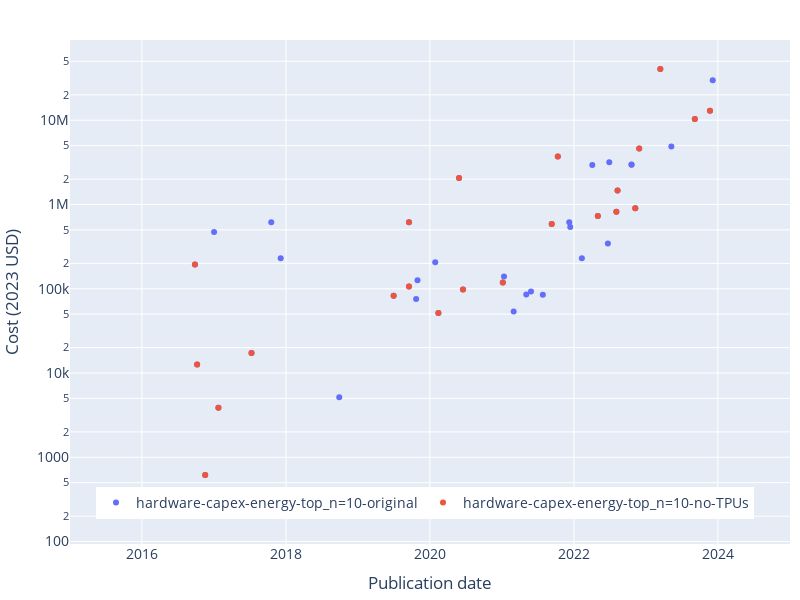

The notebook cell this image was saved under:
### Code cell
fig = px.scatter(
    combined_cost_df,
    x='Publication date',
    y=col,
    color='Source',
    hover_data=['System'],
    log_y=True,
)
fig.update_traces(textposition='top center')

# legend
fig.update_layout(
    legend_title_text='',
    legend=dict(
        orientation='h',
        yanchor='bottom',
        y=0.05,
        xanchor='right',
        x=0.95,
    ),
)

# axis labels
fig.update_xaxes(title_text='Publication date')
fig.update_yaxes(title_text='Cost (2023 USD)')

# title
fig.update_layout(title_text='')

# update size
fig.update_layout(
    autosize=False,
    width=800,
    height=600,
    title_font=dict(
        size=16,
    )
)

# font size
fig.update_layout(
    font=dict(
        size=14,
    )
)

# axis limits
fig.update_xaxes(range=['2015-01-01', '2025-01-01'])

# margins
fig.update_layout(margin=dict(l=10, r=10, t=40, b=10))

save_plot(fig, results_dir, 'cost_scatter_comparison')

fig.show()

### Figure 1 — Plotly figure (JSON) as saved in the notebook; plotly's stock layout.template omitted (floating-point values rounded to 4 significant figures)
{"data": [{"customdata": [["Gemini 1.0 Ultra"], ["Inflection-2"], ["Grok-1"], ["Falcon-180B"], ["Claude 2"], ["PaLM 2"], ["GPT-4"], ["GPT-3.5 (text-davinci-003)"], ["BLOOM-176B"], ["U-PaLM (540B)"], ["Flan-PaLM 540B"], ["BlenderBot 3"], ["GLM-130B"], ["Minerva (540B)"], ["Parti"], ["OPT-175B"], ["PaLM (540B)"], ["Chinchilla"], ["ST-MoE"], ["LaMDA"], ["AlphaCode"], ["ERNIE 3.0 Titan"], ["GLaM"], ["Gopher (280B)"], ["Yuan 1.0"], ["Megatron-Turing NLG 530B"], ["HyperCLOVA 82B"], ["GOAT"], ["ByT5-XXL"], ["ProtT5-XXL"], ["Meta Pseudo Labels"], ["Switch"], ["DALL-E"], ["mT5-XXL"], ["iGPT-XL"], ["GPT-3 175B (davinci)"], ["Turing-NLG"], ["Meena"], ["OpenAI Five"], ["OpenAI Five Rerun"], ["AlphaStar"], ["T5-11B"], ["Megatron-BERT"], ["Megatron-LM (8.3B)"], ["RoBERTa Large"], ["XLNet"], ["GPT-2 (1.5B)"], ["BigGAN-deep 512x512"], ["FTW"], ["ResNeXt-101 32x48d"], ["AlphaZero"], ["AlphaGo Zero"], ["OpenAI TI7 DOTA 1v1"], ["JFT"], ["MoE"], ["Libratus"], ["AlphaGo Master"], ["PolyNet"], ["NASv3 (CIFAR-10)"], ["Xception"], ["GNMT"], ["AlphaGo Lee"], ["ResNet-152 (ImageNet)"], ["DeepSpeech2 (English)"]], "hovertemplate": "Source=hardware-capex-energy-top_n=10-original<br>Publication date=%{x}<br>Cost (inflation-adjusted)=%{y}<br>System=%{customdata[0]}<extra></extra>", "legendgroup": "hardware-capex-energy-top_n=10-original", "marker": {"color": "#636efa", "symbol": "circle"}, "mode": "markers", "name": "hardware-capex-energy-top_n=10-original", "orientation": "v", "showlegend": true, "textposition": "top center", "type": "scatter", "x": ["2023-12-06", "2023-11-22", "2023-11-04", "2023-09-06", "2023-07-11", "2023-05-10", "2023-03-15", "2022-11-28", "2022-11-08", "2022-10-20", "2022-10-20", "2022-08-10", "2022-08-04", "2022-06-29", "2022-06-22", "2022-05-02", "2022-04-04", "2022-03-29", "2022-02-17", "2022-02-10", "2022-02-02", "2021-12-23", "2021-12-13", "2021-12-08", "2021-10-12", "2021-10-11", "2021-09-10", "2021-07-27", "2021-05-28", "2021-05-04", "2021-03-01", "2021-01-11", "2021-01-05", "2020-10-20", "2020-06-17", "2020-05-28", "2020-02-13", "2020-01-28", "2019-12-13", "2019-12-13", "2019-10-30", "2019-10-23", "2019-09-17", "2019-09-17", "2019-07-01", "2019-06-01", "2019-02-14", "2018-09-28", "2018-07-03", "2018-05-02", "2017-12-05", "2017-10-18", "2017-08-11", "2017-07-10", "2017-01-23", "2017-01-01", "2017-01-01", "2016-11-17", "2016-11-05", "2016-10-07", "2016-09-26", "2016-01-27", "2015-12-10", "2015-12-08"], "xaxis": "x", "y": [29830000.0, 12960000.0, null, 10340000.0, null, 4866000.0, 40590000.0, 4626000.0, 901100.0, 2974000.0, 2962000.0, 1465000.0, 820300.0, 3181000.0, 344900.0, 731700.0, 2946000.0, null, null, 229900.0, null, null, 541400.0, 616600.0, null, 3704000.0, 586400.0, 84800.0, 92450.0, 85700.0, 53840.0, 139700.0, 118400.0, null, 98080.0, 2057000.0, 51660.0, 206800.0, null, null, 125800.0, 75520.0, 615500.0, 106100.0, 82770.0, null, null, 5170.0, null, null, 229900.0, 613500.0, null, 17240.0, 3864.0, null, 471400.0, 615.5, null, 12620.0, 193800.0, null, null, 206.3], "yaxis": "y"}, {"customdata": [["Gemini 1.0 Ultra"], ["Inflection-2"], ["Grok-1"], ["Falcon-180B"], ["Claude 2"], ["PaLM 2"], ["GPT-4"], ["GPT-3.5 (text-davinci-003)"], ["BLOOM-176B"], ["U-PaLM (540B)"], ["Flan-PaLM 540B"], ["BlenderBot 3"], ["GLM-130B"], ["Minerva (540B)"], ["Parti"], ["OPT-175B"], ["PaLM (540B)"], ["Chinchilla"], ["ST-MoE"], ["LaMDA"], ["AlphaCode"], ["ERNIE 3.0 Titan"], ["GLaM"], ["Gopher (280B)"], ["Yuan 1.0"], ["Megatron-Turing NLG 530B"], ["HyperCLOVA 82B"], ["GOAT"], ["ByT5-XXL"], ["ProtT5-XXL"], ["Meta Pseudo Labels"], ["Switch"], ["DALL-E"], ["mT5-XXL"], ["iGPT-XL"], ["GPT-3 175B (davinci)"], ["Turing-NLG"], ["Meena"], ["OpenAI Five"], ["OpenAI Five Rerun"], ["AlphaStar"], ["T5-11B"], ["Megatron-BERT"], ["Megatron-LM (8.3B)"], ["RoBERTa Large"], ["XLNet"], ["GPT-2 (1.5B)"], ["BigGAN-deep 512x512"], ["FTW"], ["ResNeXt-101 32x48d"], ["AlphaZero"], ["AlphaGo Zero"], ["OpenAI TI7 DOTA 1v1"], ["JFT"], ["MoE"], ["Libratus"], ["AlphaGo Master"], ["PolyNet"], ["NASv3 (CIFAR-10)"], ["Xception"], ["GNMT"], ["AlphaGo Lee"], ["ResNet-152 (ImageNet)"], ["DeepSpeech2 (English)"]], "hovertemplate": "Source=hardware-capex-energy-top_n=10-no-TPUs<br>Publication date=%{x}<br>Cost (inflation-adjusted)=%{y}<br>System=%{customdata[0]}<extra></extra>", "legendgroup": "hardware-capex-energy-top_n=10-no-TPUs", "marker": {"color": "#EF553B", "symbol": "circle"}, "mode": "markers", "name": "hardware-capex-energy-top_n=10-no-TPUs", "orientation": "v", "showlegend": true, "textposition": "top center", "type": "scatter", "x": ["2023-12-06", "2023-11-22", "2023-11-04", "2023-09-06", "2023-07-11", "2023-05-10", "2023-03-15", "2022-11-28", "2022-11-08", "2022-10-20", "2022-10-20", "2022-08-10", "2022-08-04", "2022-06-29", "2022-06-22", "2022-05-02", "2022-04-04", "2022-03-29", "2022-02-17", "2022-02-10", "2022-02-02", "2021-12-23", "2021-12-13", "2021-12-08", "2021-10-12", "2021-10-11", "2021-09-10", "2021-07-27", "2021-05-28", "2021-05-04", "2021-03-01", "2021-01-11", "2021-01-05", "2020-10-20", "2020-06-17", "2020-05-28", "2020-02-13", "2020-01-28", "2019-12-13", "2019-12-13", "2019-10-30", "2019-10-23", "2019-09-17", "2019-09-17", "2019-07-01", "2019-06-01", "2019-02-14", "2018-09-28", "2018-07-03", "2018-05-02", "2017-12-05", "2017-10-18", "2017-08-11", "2017-07-10", "2017-01-23", "2017-01-01", "2017-01-01", "2016-11-17", "2016-11-05", "2016-10-07", "2016-09-26", "2016-01-27", "2015-12-10", "2015-12-08"], "xaxis": "x", "y": [null, 12960000.0, null, 10340000.0, null, null, 40590000.0, 4626000.0, 901100.0, null, null, 1465000.0, 820300.0, null, null, 731700.0, null, null, null, null, null, null, null, null, null, 3704000.0, 586400.0, null, null, null, null, null, 118400.0, null, 98080.0, 2057000.0, 51660.0, null, null, null, null, null, 615500.0, 106100.0, 82770.0, null, null, null, null, null, null, null, null, 17240.0, 3864.0, null, null, 615.5, null, 12620.0, 193800.0, null, null, 206.3], "yaxis": "y"}], "layout": {"autosize": false, "font": {"size": 14}, "height": 600, "legend": {"orientation": "h", "title": {"text": ""}, "tracegroupgap": 0, "x": 0.95, "xanchor": "right", "y": 0.05, "yanchor": "bottom"}, "margin": {"b": 10, "l": 10, "r": 10, "t": 40}, "title": {"font": {"size": 16}, "text": ""}, "width": 800, "xaxis": {"anchor": "y", "domain": [0, 1], "range": ["2015-01-01", "2025-01-01"], "title": {"text": "Publication date"}}, "yaxis": {"anchor": "x", "domain": [0, 1], "title": {"text": "Cost (2023 USD)"}, "type": "log"}}}
